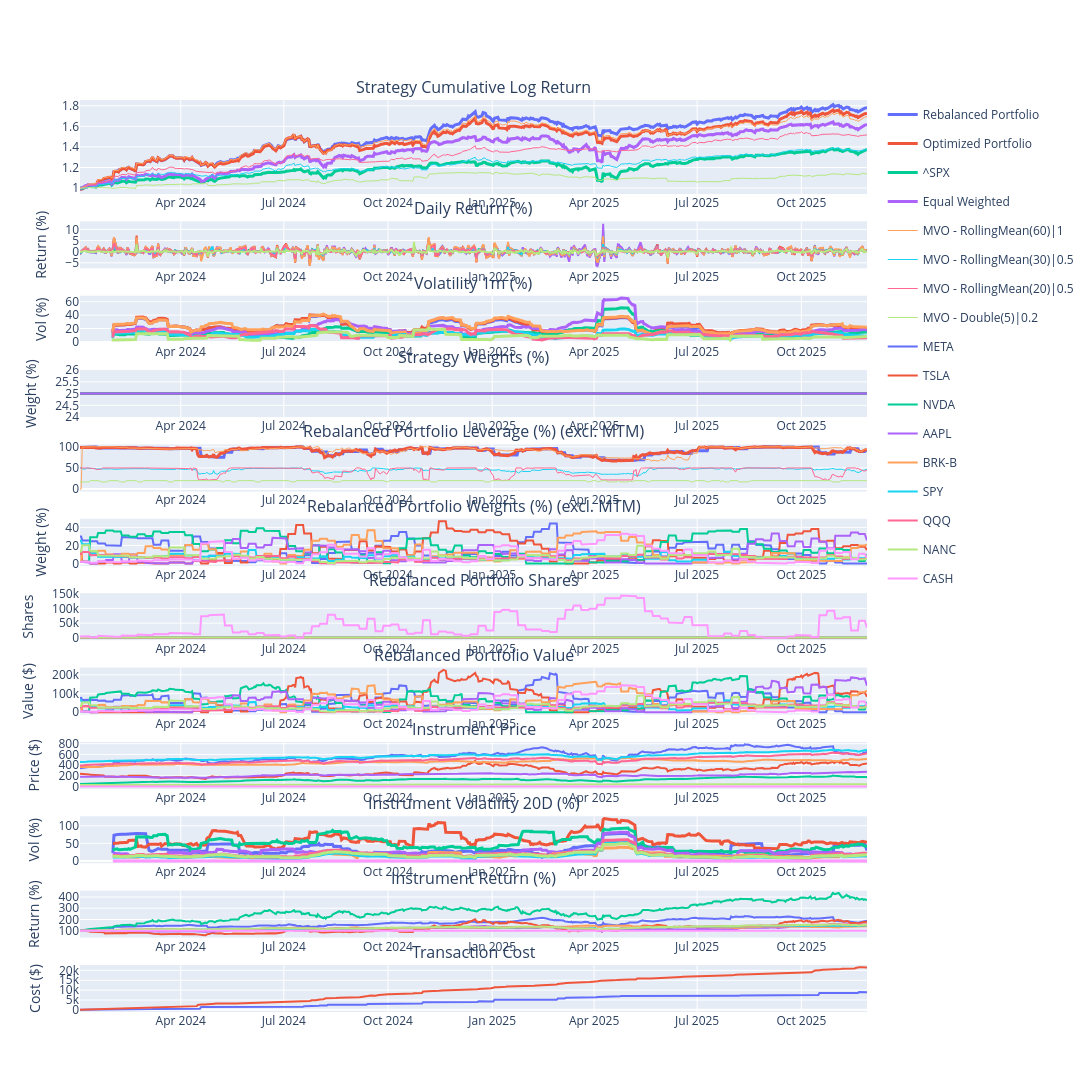

The cell this chart's notebook holds for it:
### Markdown cell above
# Log

2024-11-22: If we don't fix sum of weights to constant (e.g. 1), the model would statisfy the HHI constraints by reducing the overeall weights only, but not diversing the portfolios. Still, fixing to 1 is not good because sometime we should de-leverage given signals are weak. So we can consider to add a cash element in the optimization

2024-11-30: Create benchmark portfolios (e.g. equally weighted of all stocks) (DONE)

2024-12-06: Alpha models using returns relative to something (e.g. SPX)

### Code cell
portfolio = PortfolioStandard(
    capital=221437 + 35466,
    name='MVOPortfolio',        
    rebalance_iter=RebalancerIter('0 0 * * Fri', 1),        
    tc_model=TransactionCostFutu(), 
    systems_style=SystemStyle.VERTICAL,
    systems=[        
        # Long terms signals => 60days return / diversified        
        TradingSubSystemSingle(vol_target=vol_target, instruments=instruments, strategy=[MeanVarianceOpt(alpha_model=RollingMean(60), risk_model=RollingMeanCovNeg(60), gamma=10, hhi=0.2, confidence=1, leverage=1)], max_leverage=max_leverage, offset=60),

        # Mid terms signals => 30days return / diversified        
        TradingSubSystemSingle(vol_target=vol_target, instruments=instruments, strategy=[MeanVarianceOpt(alpha_model=RollingMean(30), risk_model=RollingMeanCovNeg(30), gamma=10, hhi=0.2, confidence=0.5, leverage=1)], max_leverage=max_leverage, offset=60),

        # Short terms signals => 5 and 10days returns / less diversified
        TradingSubSystemSingle(vol_target=vol_target, instruments=instruments, strategy=[MeanVarianceOpt(alpha_model=RollingMean(20), risk_model=RollingMeanCovNeg(20), gamma=30, hhi=0.4, confidence=0.5, leverage=1)], max_leverage=max_leverage, offset=60),         
        # TradingSubSystemSingle(vol_target=vol_target, instruments=instruments, strategy=[MeanVarianceOpt(alpha_model=RollingMean(5), risk_model=RollingMeanCovNeg(5), gamma=30, hhi=0.4, confidence=0.5, leverage=1)], max_leverage=max_leverage, offset=60),         

        # Mean Revert signals => 2days RSI / concentrated
        # TradingSubSystemSingle(vol_target=vol_target, instruments=instruments, strategy=[MeanVarianceOpt(alpha_model=RSI(2,10), risk_model=ZeroCov(), gamma=0, hhi=0, confidence=0.2)], max_leverage=max_leverage, offset=200),
        # TradingSubSystemSingle(vol_target=vol_target, instruments=instruments, strategy=[MeanVarianceOpt(alpha_model=RSI(2,95), risk_model=ZeroCov(), gamma=0, hhi=0, confidence=-1)], max_leverage=max_leverage, offset=200),

        # Mean Revert signals => Double7 / concentrated
        TradingSubSystemSingle(vol_target=vol_target, instruments=instruments, strategy=[MeanVarianceOpt(alpha_model=Double7(5), risk_model=ZeroCov(), gamma=0, hhi=0, confidence=0.2)], max_leverage=max_leverage, offset=200),
    ]
)

portfolio.set_start_date(start_date)
portfolio.set_end_date(end_date)
portfolio.backtest_subsystems()
portfolio.optimize()
portfolio.backtest()
portfolio.rebalance()
portfolio.performance(show_all_rets=True)

### Figure 1 — Plotly figure (JSON) as saved in the notebook; plotly's stock layout.template omitted (floating-point values rounded to 4 significant figures; data arrays with more than 128 entries replaced by an {"elided": "..."} marker saying what was removed)
{"data": [{"legendgroup": "Rebalanced Portfolio", "line": {"width": 3}, "marker": {"color": "#636EFA"}, "name": "Rebalanced Portfolio", "type": "scatter", "x": {"elided": "479 str values"}, "xaxis": "x", "y": {"elided": "479 float values"}, "yaxis": "y"}, {"legendgroup": "Rebalanced Portfolio", "marker": {"color": "#636EFA"}, "name": "Rebalanced Portfolio", "showlegend": false, "type": "scatter", "x": {"elided": "479 str values"}, "xaxis": "x2", "y": {"elided": "479 float values"}, "yaxis": "y2"}, {"legendgroup": "Rebalanced Portfolio", "line": {"width": 3}, "marker": {"color": "#636EFA"}, "name": "Rebalanced Portfolio", "showlegend": false, "type": "scatter", "x": {"elided": "479 str values"}, "xaxis": "x3", "y": {"elided": "479 float values"}, "yaxis": "y3"}, {"legendgroup": "Rebalanced Portfolio", "line": {"width": 3}, "marker": {"color": "#636EFA"}, "name": "Rebalanced Portfolio", "showlegend": false, "type": "scatter", "x": {"elided": "479 str values"}, "xaxis": "x5", "y": {"elided": "479 float values"}, "yaxis": "y5"}, {"legendgroup": "Rebalanced Portfolio", "marker": {"color": "#636EFA"}, "name": "Rebalanced Portfolio", "showlegend": false, "type": "scatter", "x": {"elided": "479 str values"}, "xaxis": "x12", "y": {"elided": "479 float values"}, "yaxis": "y12"}, {"legendgroup": "Optimized Portfolio", "line": {"width": 3}, "marker": {"color": "#EF553B"}, "name": "Optimized Portfolio", "type": "scatter", "x": {"elided": "479 str values"}, "xaxis": "x", "y": {"elided": "479 float values"}, "yaxis": "y"}, {"legendgroup": "Optimized Portfolio", "marker": {"color": "#EF553B"}, "name": "Optimized Portfolio", "showlegend": false, "type": "scatter", "x": {"elided": "479 str values"}, "xaxis": "x2", "y": {"elided": "479 float values"}, "yaxis": "y2"}, {"legendgroup": "Optimized Portfolio", "line": {"width": 3}, "marker": {"color": "#EF553B"}, "name": "Optimized Portfolio", "showlegend": false, "type": "scatter", "x": {"elided": "479 str values"}, "xaxis": "x3", "y": {"elided": "479 float values"}, "yaxis": "y3"}, {"legendgroup": "Optimized Portfolio", "line": {"width": 3}, "marker": {"color": "#EF553B"}, "name": "Optimized Portfolio", "showlegend": false, "type": "scatter", "x": {"elided": "479 str values"}, "xaxis": "x5", "y": {"elided": "479 float values"}, "yaxis": "y5"}, {"legendgroup": "Optimized Portfolio", "marker": {"color": "#EF553B"}, "name": "Optimized Portfolio", "showlegend": false, "type": "scatter", "x": {"elided": "479 str values"}, "xaxis": "x12", "y": {"elided": "479 float values"}, "yaxis": "y12"}, {"legendgroup": "^SPX", "line": {"width": 3}, "marker": {"color": "#00CC96"}, "name": "^SPX", "type": "scatter", "x": {"elided": "479 str values"}, "xaxis": "x", "y": {"elided": "479 float values"}, "yaxis": "y"}, {"legendgroup": "^SPX", "marker": {"color": "#00CC96"}, "name": "^SPX", "showlegend": false, "type": "scatter", "x": {"elided": "479 str values"}, "xaxis": "x2", "y": {"elided": "479 float values"}, "yaxis": "y2"}, {"legendgroup": "^SPX", "line": {"width": 3}, "marker": {"color": "#00CC96"}, "name": "^SPX", "showlegend": false, "type": "scatter", "x": {"elided": "479 str values"}, "xaxis": "x3", "y": {"elided": "479 float values"}, "yaxis": "y3"}, {"legendgroup": "Equal Weighted", "line": {"width": 3}, "marker": {"color": "#AB63FA"}, "name": "Equal Weighted", "type": "scatter", "x": {"elided": "479 str values"}, "xaxis": "x", "y": {"elided": "479 float values"}, "yaxis": "y"}, {"legendgroup": "Equal Weighted", "marker": {"color": "#AB63FA"}, "name": "Equal Weighted", "showlegend": false, "type": "scatter", "x": {"elided": "479 str values"}, "xaxis": "x2", "y": {"elided": "479 float values"}, "yaxis": "y2"}, {"legendgroup": "Equal Weighted", "line": {"width": 3}, "marker": {"color": "#AB63FA"}, "name": "Equal Weighted", "showlegend": false, "type": "scatter", "x": {"elided": "479 str values"}, "xaxis": "x3", "y": {"elided": "479 float values"}, "yaxis": "y3"}, {"legendgroup": "MVO - RollingMean(60)|1", "line": {"width": 1}, "marker": {"color": "#FFA15A"}, "name": "MVO - RollingMean(60)|1", "type": "scatter", "x": {"elided": "479 str values"}, "xaxis": "x", "y": {"elided": "479 float values"}, "yaxis": "y"}, {"legendgroup": "MVO - RollingMean(60)|1", "marker": {"color": "#FFA15A"}, "name": "MVO - RollingMean(60)|1", "showlegend": false, "type": "scatter", "x": {"elided": "479 str values"}, "xaxis": "x2", "y": {"elided": "479 float values"}, "yaxis": "y2"}, {"legendgroup": "MVO - RollingMean(60)|1", "line": {"width": 3}, "marker": {"color": "#FFA15A"}, "name": "MVO - RollingMean(60)|1", "showlegend": false, "type": "scatter", "x": {"elided": "479 str values"}, "xaxis": "x3", "y": {"elided": "479 float values"}, "yaxis": "y3"}, {"legendgroup": "MVO - RollingMean(60)|1", "line": {"width": 1}, "marker": {"color": "#FFA15A"}, "name": "MVO - RollingMean(60)|1", "showlegend": false, "type": "scatter", "x": {"elided": "479 str values"}, "xaxis": "x5", "y": {"elided": "479 float values"}, "yaxis": "y5"}, {"legendgroup": "MVO - RollingMean(30)|0.5", "line": {"width": 1}, "marker": {"color": "#19D3F3"}, "name": "MVO - RollingMean(30)|0.5", "type": "scatter", "x": {"elided": "479 str values"}, "xaxis": "x", "y": {"elided": "479 float values"}, "yaxis": "y"}, {"legendgroup": "MVO - RollingMean(30)|0.5", "marker": {"color": "#19D3F3"}, "name": "MVO - RollingMean(30)|0.5", "showlegend": false, "type": "scatter", "x": {"elided": "479 str values"}, "xaxis": "x2", "y": {"elided": "479 float values"}, "yaxis": "y2"}, {"legendgroup": "MVO - RollingMean(30)|0.5", "line": {"width": 3}, "marker": {"color": "#19D3F3"}, "name": "MVO - RollingMean(30)|0.5", "showlegend": false, "type": "scatter", "x": {"elided": "479 str values"}, "xaxis": "x3", "y": {"elided": "479 float values"}, "yaxis": "y3"}, {"legendgroup": "MVO - RollingMean(30)|0.5", "line": {"width": 1}, "marker": {"color": "#19D3F3"}, "name": "MVO - RollingMean(30)|0.5", "showlegend": false, "type": "scatter", "x": {"elided": "479 str values"}, "xaxis": "x5", "y": {"elided": "479 float values"}, "yaxis": "y5"}, {"legendgroup": "MVO - RollingMean(20)|0.5", "line": {"width": 1}, "marker": {"color": "#FF6692"}, "name": "MVO - RollingMean(20)|0.5", "type": "scatter", "x": {"elided": "479 str values"}, "xaxis": "x", "y": {"elided": "479 float values"}, "yaxis": "y"}, {"legendgroup": "MVO - RollingMean(20)|0.5", "marker": {"color": "#FF6692"}, "name": "MVO - RollingMean(20)|0.5", "showlegend": false, "type": "scatter", "x": {"elided": "479 str values"}, "xaxis": "x2", "y": {"elided": "479 float values"}, "yaxis": "y2"}, {"legendgroup": "MVO - RollingMean(20)|0.5", "line": {"width": 3}, "marker": {"color": "#FF6692"}, "name": "MVO - RollingMean(20)|0.5", "showlegend": false, "type": "scatter", "x": {"elided": "479 str values"}, "xaxis": "x3", "y": {"elided": "479 float values"}, "yaxis": "y3"}, {"legendgroup": "MVO - RollingMean(20)|0.5", "line": {"width": 1}, "marker": {"color": "#FF6692"}, "name": "MVO - RollingMean(20)|0.5", "showlegend": false, "type": "scatter", "x": {"elided": "479 str values"}, "xaxis": "x5", "y": {"elided": "479 float values"}, "yaxis": "y5"}, {"legendgroup": "MVO - Double(5)|0.2", "line": {"width": 1}, "marker": {"color": "#B6E880"}, "name": "MVO - Double(5)|0.2", "type": "scatter", "x": {"elided": "479 str values"}, "xaxis": "x", "y": {"elided": "479 float values"}, "yaxis": "y"}, {"legendgroup": "MVO - Double(5)|0.2", "marker": {"color": "#B6E880"}, "name": "MVO - Double(5)|0.2", "showlegend": false, "type": "scatter", "x": {"elided": "479 str values"}, "xaxis": "x2", "y": {"elided": "479 float values"}, "yaxis": "y2"}, {"legendgroup": "MVO - Double(5)|0.2", "line": {"width": 3}, "marker": {"color": "#B6E880"}, "name": "MVO - Double(5)|0.2", "showlegend": false, "type": "scatter", "x": {"elided": "479 str values"}, "xaxis": "x3", "y": {"elided": "479 float values"}, "yaxis": "y3"}, {"legendgroup": "MVO - Double(5)|0.2", "line": {"width": 1}, "marker": {"color": "#B6E880"}, "name": "MVO - Double(5)|0.2", "showlegend": false, "type": "scatter", "x": {"elided": "479 str values"}, "xaxis": "x5", "y": {"elided": "479 float values"}, "yaxis": "y5"}, {"legendgroup": "MVO - RollingMean(60)|1", "marker": {"color": "#636EFA"}, "name": "MVO - RollingMean(60)|1", "showlegend": false, "type": "scatter", "x": {"elided": "479 str values"}, "xaxis": "x4", "y": {"elided": "479 float values"}, "yaxis": "y4"}, {"legendgroup": "MVO - RollingMean(30)|0.5", "marker": {"color": "#EF553B"}, "name": "MVO - RollingMean(30)|0.5", "showlegend": false, "type": "scatter", "x": {"elided": "479 str values"}, "xaxis": "x4", "y": {"elided": "479 float values"}, "yaxis": "y4"}, {"legendgroup": "MVO - RollingMean(20)|0.5", "marker": {"color": "#00CC96"}, "name": "MVO - RollingMean(20)|0.5", "showlegend": false, "type": "scatter", "x": {"elided": "479 str values"}, "xaxis": "x4", "y": {"elided": "479 float values"}, "yaxis": "y4"}, {"legendgroup": "MVO - Double(5)|0.2", "marker": {"color": "#AB63FA"}, "name": "MVO - Double(5)|0.2", "showlegend": false, "type": "scatter", "x": {"elided": "479 str values"}, "xaxis": "x4", "y": {"elided": "479 float values"}, "yaxis": "y4"}, {"legendgroup": "META", "marker": {"color": "#636EFA"}, "name": "META", "showlegend": true, "type": "scatter", "x": {"elided": "479 str values"}, "xaxis": "x6", "y": {"elided": "479 float values"}, "yaxis": "y6"}, {"legendgroup": "META", "marker": {"color": "#636EFA"}, "name": "META", "showlegend": false, "type": "scatter", "x": {"elided": "479 str values"}, "xaxis": "x7", "y": {"elided": "479 float values"}, "yaxis": "y7"}, {"legendgroup": "META", "marker": {"color": "#636EFA"}, "name": "META", "showlegend": false, "type": "scatter", "x": {"elided": "479 str values"}, "xaxis": "x8", "y": {"elided": "479 float values"}, "yaxis": "y8"}, {"legendgroup": "META", "marker": {"color": "#636EFA"}, "name": "META", "showlegend": false, "type": "scatter", "x": {"elided": "479 str values"}, "xaxis": "x9", "y": {"elided": "479 float values"}, "yaxis": "y9"}, {"legendgroup": "META", "line": {"width": 3}, "marker": {"color": "#636EFA"}, "name": "META", "showlegend": false, "type": "scatter", "x": {"elided": "479 str values"}, "xaxis": "x10", "y": {"elided": "479 float values"}, "yaxis": "y10"}, {"legendgroup": "META", "marker": {"color": "#636EFA"}, "name": "META", "showlegend": false, "type": "scatter", "x": {"elided": "479 str values"}, "xaxis": "x11", "y": {"elided": "479 float values"}, "yaxis": "y11"}, {"legendgroup": "TSLA", "marker": {"color": "#EF553B"}, "name": "TSLA", "showlegend": true, "type": "scatter", "x": {"elided": "479 str values"}, "xaxis": "x6", "y": {"elided": "479 float values"}, "yaxis": "y6"}, {"legendgroup": "TSLA", "marker": {"color": "#EF553B"}, "name": "TSLA", "showlegend": false, "type": "scatter", "x": {"elided": "479 str values"}, "xaxis": "x7", "y": {"elided": "479 float values"}, "yaxis": "y7"}, {"legendgroup": "TSLA", "marker": {"color": "#EF553B"}, "name": "TSLA", "showlegend": false, "type": "scatter", "x": {"elided": "479 str values"}, "xaxis": "x8", "y": {"elided": "479 float values"}, "yaxis": "y8"}, {"legendgroup": "TSLA", "marker": {"color": "#EF553B"}, "name": "TSLA", "showlegend": false, "type": "scatter", "x": {"elided": "479 str values"}, "xaxis": "x9", "y": {"elided": "479 float values"}, "yaxis": "y9"}, {"legendgroup": "TSLA", "line": {"width": 3}, "marker": {"color": "#EF553B"}, "name": "TSLA", "showlegend": false, "type": "scatter", "x": {"elided": "479 str values"}, "xaxis": "x10", "y": {"elided": "479 float values"}, "yaxis": "y10"}, {"legendgroup": "TSLA", "marker": {"color": "#EF553B"}, "name": "TSLA", "showlegend": false, "type": "scatter", "x": {"elided": "479 str values"}, "xaxis": "x11", "y": {"elided": "479 float values"}, "yaxis": "y11"}, {"legendgroup": "NVDA", "marker": {"color": "#00CC96"}, "name": "NVDA", "showlegend": true, "type": "scatter", "x": {"elided": "479 str values"}, "xaxis": "x6", "y": {"elided": "479 float values"}, "yaxis": "y6"}, {"legendgroup": "NVDA", "marker": {"color": "#00CC96"}, "name": "NVDA", "showlegend": false, "type": "scatter", "x": {"elided": "479 str values"}, "xaxis": "x7", "y": {"elided": "479 float values"}, "yaxis": "y7"}, {"legendgroup": "NVDA", "marker": {"color": "#00CC96"}, "name": "NVDA", "showlegend": false, "type": "scatter", "x": {"elided": "479 str values"}, "xaxis": "x8", "y": {"elided": "479 float values"}, "yaxis": "y8"}, {"legendgroup": "NVDA", "marker": {"color": "#00CC96"}, "name": "NVDA", "showlegend": false, "type": "scatter", "x": {"elided": "479 str values"}, "xaxis": "x9", "y": {"elided": "479 float values"}, "yaxis": "y9"}, {"legendgroup": "NVDA", "line": {"width": 3}, "marker": {"color": "#00CC96"}, "name": "NVDA", "showlegend": false, "type": "scatter", "x": {"elided": "479 str values"}, "xaxis": "x10", "y": {"elided": "479 float values"}, "yaxis": "y10"}, {"legendgroup": "NVDA", "marker": {"color": "#00CC96"}, "name": "NVDA", "showlegend": false, "type": "scatter", "x": {"elided": "479 str values"}, "xaxis": "x11", "y": {"elided": "479 float values"}, "yaxis": "y11"}, {"legendgroup": "AAPL", "marker": {"color": "#AB63FA"}, "name": "AAPL", "showlegend": true, "type": "scatter", "x": {"elided": "479 str values"}, "xaxis": "x6", "y": {"elided": "479 float values"}, "yaxis": "y6"}, {"legendgroup": "AAPL", "marker": {"color": "#AB63FA"}, "name": "AAPL", "showlegend": false, "type": "scatter", "x": {"elided": "479 str values"}, "xaxis": "x7", "y": {"elided": "479 float values"}, "yaxis": "y7"}, {"legendgroup": "AAPL", "marker": {"color": "#AB63FA"}, "name": "AAPL", "showlegend": false, "type": "scatter", "x": {"elided": "479 str values"}, "xaxis": "x8", "y": {"elided": "479 float values"}, "yaxis": "y8"}, {"legendgroup": "AAPL", "marker": {"color": "#AB63FA"}, "name": "AAPL", "showlegend": false, "type": "scatter", "x": {"elided": "479 str values"}, "xaxis": "x9", "y": {"elided": "479 float values"}, "yaxis": "y9"}, {"legendgroup": "AAPL", "line": {"width": 3}, "marker": {"color": "#AB63FA"}, "name": "AAPL", "showlegend": false, "type": "scatter", "x": {"elided": "479 str values"}, "xaxis": "x10", "y": {"elided": "479 float values"}, "yaxis": "y10"}, {"legendgroup": "AAPL", "marker": {"color": "#AB63FA"}, "name": "AAPL", "showlegend": false, "type": "scatter", "x": {"elided": "479 str values"}, "xaxis": "x11", "y": {"elided": "479 float values"}, "yaxis": "y11"}, {"legendgroup": "BRK-B", "marker": {"color": "#FFA15A"}, "name": "BRK-B", "showlegend": true, "type": "scatter", "x": {"elided": "479 str values"}, "xaxis": "x6", "y": {"elided": "479 float values"}, "yaxis": "y6"}, {"legendgroup": "BRK-B", "marker": {"color": "#FFA15A"}, "name": "BRK-B", "showlegend": false, "type": "scatter", "x": {"elided": "479 str values"}, "xaxis": "x7", "y": {"elided": "479 float values"}, "yaxis": "y7"}, {"legendgroup": "BRK-B", "marker": {"color": "#FFA15A"}, "name": "BRK-B", "showlegend": false, "type": "scatter", "x": {"elided": "479 str values"}, "xaxis": "x8", "y": {"elided": "479 float values"}, "yaxis": "y8"}, {"legendgroup": "BRK-B", "marker": {"color": "#FFA15A"}, "name": "BRK-B", "showlegend": false, "type": "scatter", "x": {"elided": "479 str values"}, "xaxis": "x9", "y": {"elided": "479 float values"}, "yaxis": "y9"}, {"legendgroup": "BRK-B", "line": {"width": 3}, "marker": {"color": "#FFA15A"}, "name": "BRK-B", "showlegend": false, "type": "scatter", "x": {"elided": "479 str values"}, "xaxis": "x10", "y": {"elided": "479 float values"}, "yaxis": "y10"}, {"legendgroup": "BRK-B", "marker": {"color": "#FFA15A"}, "name": "BRK-B", "showlegend": false, "type": "scatter", "x": {"elided": "479 str values"}, "xaxis": "x11", "y": {"elided": "479 float values"}, "yaxis": "y11"}, {"legendgroup": "SPY", "marker": {"color": "#19D3F3"}, "name": "SPY", "showlegend": true, "type": "scatter", "x": {"elided": "479 str values"}, "xaxis": "x6", "y": {"elided": "479 float values"}, "yaxis": "y6"}, {"legendgroup": "SPY", "marker": {"color": "#19D3F3"}, "name": "SPY", "showlegend": false, "type": "scatter", "x": {"elided": "479 str values"}, "xaxis": "x7", "y": {"elided": "479 float values"}, "yaxis": "y7"}, {"legendgroup": "SPY", "marker": {"color": "#19D3F3"}, "name": "SPY", "showlegend": false, "type": "scatter", "x": {"elided": "479 str values"}, "xaxis": "x8", "y": {"elided": "479 float values"}, "yaxis": "y8"}, {"legendgroup": "SPY", "marker": {"color": "#19D3F3"}, "name": "SPY", "showlegend": false, "type": "scatter", "x": {"elided": "479 str values"}, "xaxis": "x9", "y": {"elided": "479 float values"}, "yaxis": "y9"}, {"legendgroup": "SPY", "line": {"width": 3}, "marker": {"color": "#19D3F3"}, "name": "SPY", "showlegend": false, "type": "scatter", "x": {"elided": "479 str values"}, "xaxis": "x10", "y": {"elided": "479 float values"}, "yaxis": "y10"}, {"legendgroup": "SPY", "marker": {"color": "#19D3F3"}, "name": "SPY", "showlegend": false, "type": "scatter", "x": {"elided": "479 str values"}, "xaxis": "x11", "y": {"elided": "479 float values"}, "yaxis": "y11"}, {"legendgroup": "QQQ", "marker": {"color": "#FF6692"}, "name": "QQQ", "showlegend": true, "type": "scatter", "x": {"elided": "479 str values"}, "xaxis": "x6", "y": {"elided": "479 float values"}, "yaxis": "y6"}, {"legendgroup": "QQQ", "marker": {"color": "#FF6692"}, "name": "QQQ", "showlegend": false, "type": "scatter", "x": {"elided": "479 str values"}, "xaxis": "x7", "y": {"elided": "479 float values"}, "yaxis": "y7"}, {"legendgroup": "QQQ", "marker": {"color": "#FF6692"}, "name": "QQQ", "showlegend": false, "type": "scatter", "x": {"elided": "479 str values"}, "xaxis": "x8", "y": {"elided": "479 float values"}, "yaxis": "y8"}, {"legendgroup": "QQQ", "marker": {"color": "#FF6692"}, "name": "QQQ", "showlegend": false, "type": "scatter", "x": {"elided": "479 str values"}, "xaxis": "x9", "y": {"elided": "479 float values"}, "yaxis": "y9"}, {"legendgroup": "QQQ", "line": {"width": 3}, "marker": {"color": "#FF6692"}, "name": "QQQ", "showlegend": false, "type": "scatter", "x": {"elided": "479 str values"}, "xaxis": "x10", "y": {"elided": "479 float values"}, "yaxis": "y10"}, {"legendgroup": "QQQ", "marker": {"color": "#FF6692"}, "name": "QQQ", "showlegend": false, "type": "scatter", "x": {"elided": "479 str values"}, "xaxis": "x11", "y": {"elided": "479 float values"}, "yaxis": "y11"}, {"legendgroup": "NANC", "marker": {"color": "#B6E880"}, "name": "NANC", "showlegend": true, "type": "scatter", "x": {"elided": "479 str values"}, "xaxis": "x6", "y": {"elided": "479 float values"}, "yaxis": "y6"}, {"legendgroup": "NANC", "marker": {"color": "#B6E880"}, "name": "NANC", "showlegend": false, "type": "scatter", "x": {"elided": "479 str values"}, "xaxis": "x7", "y": {"elided": "479 float values"}, "yaxis": "y7"}, {"legendgroup": "NANC", "marker": {"color": "#B6E880"}, "name": "NANC", "showlegend": false, "type": "scatter", "x": {"elided": "479 str values"}, "xaxis": "x8", "y": {"elided": "479 float values"}, "yaxis": "y8"}, {"legendgroup": "NANC", "marker": {"color": "#B6E880"}, "name": "NANC", "showlegend": false, "type": "scatter", "x": {"elided": "479 str values"}, "xaxis": "x9", "y": {"elided": "479 float values"}, "yaxis": "y9"}, {"legendgroup": "NANC", "line": {"width": 3}, "marker": {"color": "#B6E880"}, "name": "NANC", "showlegend": false, "type": "scatter", "x": {"elided": "479 str values"}, "xaxis": "x10", "y": {"elided": "479 float values"}, "yaxis": "y10"}, {"legendgroup": "NANC", "marker": {"color": "#B6E880"}, "name": "NANC", "showlegend": false, "type": "scatter", "x": {"elided": "479 str values"}, "xaxis": "x11", "y": {"elided": "479 float values"}, "yaxis": "y11"}, {"legendgroup": "CASH", "marker": {"color": "#FF97FF"}, "name": "CASH", "showlegend": true, "type": "scatter", "x": {"elided": "479 str values"}, "xaxis": "x6", "y": {"elided": "479 float values"}, "yaxis": "y6"}, {"legendgroup": "CASH", "marker": {"color": "#FF97FF"}, "name": "CASH", "showlegend": false, "type": "scatter", "x": {"elided": "479 str values"}, "xaxis": "x7", "y": {"elided": "479 float values"}, "yaxis": "y7"}, {"legendgroup": "CASH", "marker": {"color": "#FF97FF"}, "name": "CASH", "showlegend": false, "type": "scatter", "x": {"elided": "479 str values"}, "xaxis": "x8", "y": {"elided": "479 float values"}, "yaxis": "y8"}, {"legendgroup": "CASH", "marker": {"color": "#FF97FF"}, "name": "CASH", "showlegend": false, "type": "scatter", "x": {"elided": "479 str values"}, "xaxis": "x9", "y": {"elided": "479 int values"}, "yaxis": "y9"}, {"legendgroup": "CASH", "line": {"width": 3}, "marker": {"color": "#FF97FF"}, "name": "CASH", "showlegend": false, "type": "scatter", "x": {"elided": "479 str values"}, "xaxis": "x10", "y": {"elided": "479 float values"}, "yaxis": "y10"}, {"legendgroup": "CASH", "marker": {"color": "#FF97FF"}, "name": "CASH", "showlegend": false, "type": "scatter", "x": {"elided": "479 str values"}, "xaxis": "x11", "y": {"elided": "479 float values"}, "yaxis": "y11"}], "layout": {"annotations": [{"font": {"size": 16}, "showarrow": false, "text": "Strategy Cumulative Log Return", "x": 0.5, "xanchor": "center", "xref": "paper", "y": 1, "yanchor": "bottom", "yref": "paper"}, {"font": {"size": 16}, "showarrow": false, "text": "Daily Return (%)", "x": 0.5, "xanchor": "center", "xref": "paper", "y": 0.8669, "yanchor": "bottom", "yref": "paper"}, {"font": {"size": 16}, "showarrow": false, "text": "Volatility 1m (%)", "x": 0.5, "xanchor": "center", "xref": "paper", "y": 0.7854, "yanchor": "bottom", "yref": "paper"}, {"font": {"size": 16}, "showarrow": false, "text": "Strategy Weights (%)", "x": 0.5, "xanchor": "center", "xref": "paper", "y": 0.7038, "yanchor": "bottom", "yref": "paper"}, {"font": {"size": 16}, "showarrow": false, "text": "Rebalanced Portfolio Leverage (%) (excl. MTM)", "x": 0.5, "xanchor": "center", "xref": "paper", "y": 0.6223, "yanchor": "bottom", "yref": "paper"}, {"font": {"size": 16}, "showarrow": false, "text": "Rebalanced Portfolio Weights (%) (excl. MTM)", "x": 0.5, "xanchor": "center", "xref": "paper", "y": 0.5408, "yanchor": "bottom", "yref": "paper"}, {"font": {"size": 16}, "showarrow": false, "text": "Rebalanced Portfolio Shares", "x": 0.5, "xanchor": "center", "xref": "paper", "y": 0.4592, "yanchor": "bottom", "yref": "paper"}, {"font": {"size": 16}, "showarrow": false, "text": "Rebalanced Portfolio Value", "x": 0.5, "xanchor": "center", "xref": "paper", "y": 0.3777, "yanchor": "bottom", "yref": "paper"}, {"font": {"size": 16}, "showarrow": false, "text": "Instrument Price", "x": 0.5, "xanchor": "center", "xref": "paper", "y": 0.2962, "yanchor": "bottom", "yref": "paper"}, {"font": {"size": 16}, "showarrow": false, "text": "Instrument Volatility 20D (%)", "x": 0.5, "xanchor": "center", "xref": "paper", "y": 0.2146, "yanchor": "bottom", "yref": "paper"}, {"font": {"size": 16}, "showarrow": false, "text": "Instrument Return (%)", "x": 0.5, "xanchor": "center", "xref": "paper", "y": 0.1331, "yanchor": "bottom", "yref": "paper"}, {"font": {"size": 16}, "showarrow": false, "text": "Transaction Cost", "x": 0.5, "xanchor": "center", "xref": "paper", "y": 0.05154, "yanchor": "bottom", "yref": "paper"}], "height": 4000, "hoverlabel": {"namelength": -1}, "hovermode": "x", "width": 1500, "xaxis": {"anchor": "y", "domain": [0, 1], "matches": "x12", "showticklabels": true}, "xaxis10": {"anchor": "y10", "domain": [0, 1], "matches": "x12", "showticklabels": true}, "xaxis11": {"anchor": "y11", "domain": [0, 1], "matches": "x12", "showticklabels": true}, "xaxis12": {"anchor": "y12", "domain": [0, 1], "showticklabels": true}, "xaxis2": {"anchor": "y2", "domain": [0, 1], "matches": "x12", "showticklabels": true}, "xaxis3": {"anchor": "y3", "domain": [0, 1], "matches": "x12", "showticklabels": true}, "xaxis4": {"anchor": "y4", "domain": [0, 1], "matches": "x12", "showticklabels": true}, "xaxis5": {"anchor": "y5", "domain": [0, 1], "matches": "x12", "showticklabels": true}, "xaxis6": {"anchor": "y6", "domain": [0, 1], "matches": "x12", "showticklabels": true}, "xaxis7": {"anchor": "y7", "domain": [0, 1], "matches": "x12", "showticklabels": true}, "xaxis8": {"anchor": "y8", "domain": [0, 1], "matches": "x12", "showticklabels": true}, "xaxis9": {"anchor": "y9", "domain": [0, 1], "matches": "x12", "showticklabels": true}, "yaxis": {"anchor": "x", "domain": [0.8969, 1]}, "yaxis10": {"anchor": "x10", "domain": [0.1631, 0.2146], "title": {"text": "Vol (%)"}}, "yaxis11": {"anchor": "x11", "domain": [0.08154, 0.1331], "title": {"text": "Return (%)"}}, "yaxis12": {"anchor": "x12", "domain": [0, 0.05154], "title": {"text": "Cost ($)"}}, "yaxis2": {"anchor": "x2", "domain": [0.8154, 0.8669], "title": {"text": "Return (%)"}}, "yaxis3": {"anchor": "x3", "domain": [0.7338, 0.7854], "title": {"text": "Vol (%)"}}, "yaxis4": {"anchor": "x4", "domain": [0.6523, 0.7038], "title": {"text": "Weight (%)"}}, "yaxis5": {"anchor": "x5", "domain": [0.5708, 0.6223]}, "yaxis6": {"anchor": "x6", "domain": [0.4892, 0.5408], "title": {"text": "Weight (%)"}}, "yaxis7": {"anchor": "x7", "domain": [0.4077, 0.4592], "title": {"text": "Shares"}}, "yaxis8": {"anchor": "x8", "domain": [0.3262, 0.3777], "title": {"text": "Value ($)"}}, "yaxis9": {"anchor": "x9", "domain": [0.2446, 0.2962], "title": {"text": "Price ($)"}}}}
